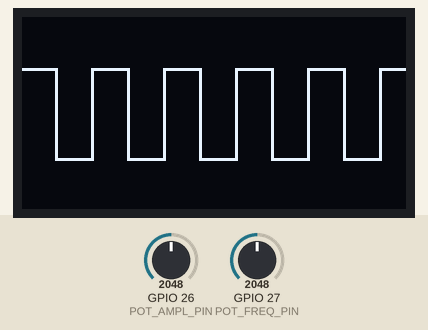
The sketch below on a simulated ESP32. On the bench: 128×64 one-colour display. The test bench sets the inputs (shaded band); at power-on: GPIO 26 (POT_AMPL_PIN) = 2048, GPIO 27 (POT_FREQ_PIN) = 2048.

Above: at 1.2 s.
1.3 s: GPIO 26 (POT_AMPL_PIN) set to 2866
At 2.5 s:
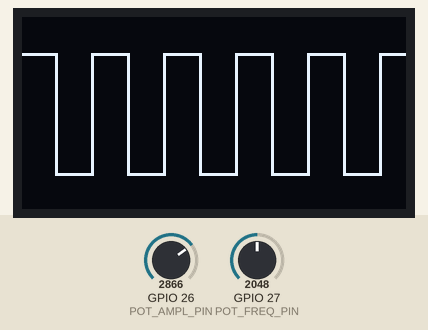
2.8 s: GPIO 27 (POT_FREQ_PIN) set to 2866
At 3.8 s:
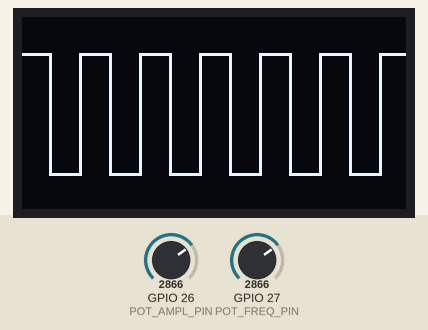
4.3 s: GPIO 26 (POT_AMPL_PIN) set to 3603
At 4.9 s:
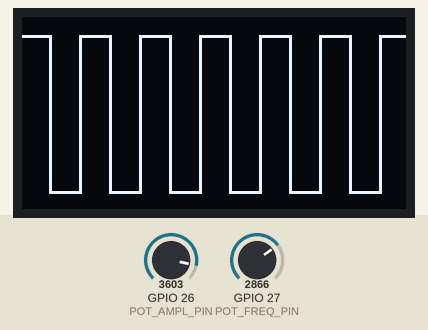
5.8 s: GPIO 27 (POT_FREQ_PIN) set to 3603
At 7.0 s:
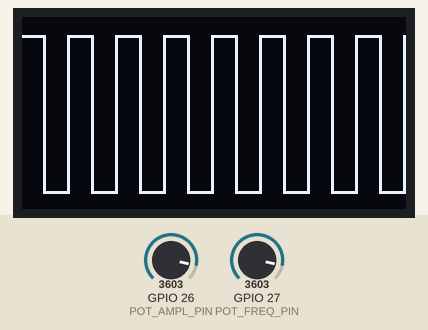
7.3 s: GPIO 26 (POT_AMPL_PIN) set to 4095
At 8.3 s:
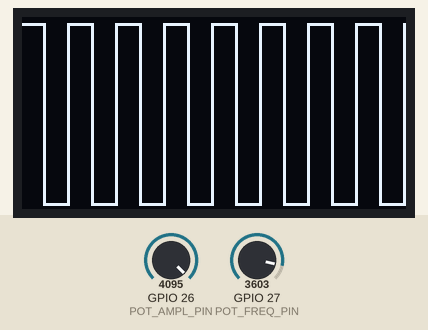
8.8 s: GPIO 27 (POT_FREQ_PIN) set to 4095
At 9.4 s:
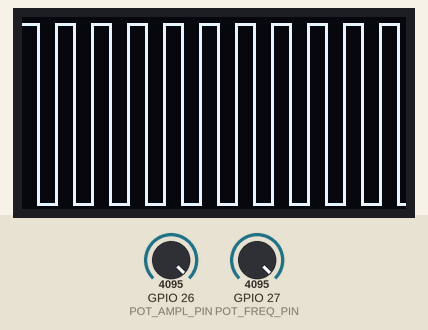
Timing chart, 0 to 11.3 s (numbered marks = the images above; inputs shaded):
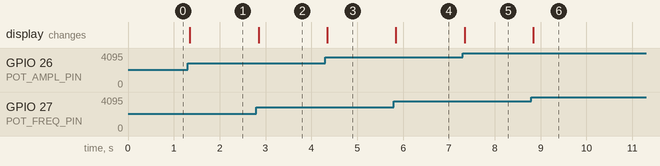

The sketch:

sketch.ino
```cpp
#include <Wire.h>
#include <Adafruit_GFX.h>
#include <Adafruit_SSD1306.h>

#define SCREEN_WIDTH 128
#define SCREEN_HEIGHT 64
Adafruit_SSD1306 display(SCREEN_WIDTH, SCREEN_HEIGHT, &Wire, -1);

const int POT_AMPL_PIN = 26;
const int POT_FREQ_PIN = 27;

int maxAmp = (SCREEN_HEIGHT / 2) - 2;        // leave 2 px margin
int rawA;
int rawF;

float amplitude;
float cycles;
int halfPeriod;

int highY;   // Y position of HIGH level
int lowY;   // Y position of LOW level


void setup() {
  Wire.begin(21, 22); // SDA, SCL

  if(!display.begin(SSD1306_SWITCHCAPVCC, 0x3C)) {
    while (true); // Stop if OLED not found
  }

  display.clearDisplay();
}

void loop() {
  rawA = analogRead(POT_AMPL_PIN);
  rawF = analogRead(POT_FREQ_PIN);

  amplitude = map(rawA, 0, 4095, 0, maxAmp);
  cycles = map(rawF, 0, 4095, 0, 10);
  if(cycles < 1) {
    cycles = 1; // minimum 1 cycle (div by zero error)
  }
  display.clearDisplay();

  int highY = SCREEN_HEIGHT/2 - amplitude;
  int lowY = SCREEN_HEIGHT/2 + amplitude;
  halfPeriod = SCREEN_WIDTH/cycles/2;  // width in pixels for one high or low

  int x = 0;
  while(x < SCREEN_WIDTH) {
    // High level
    //x0,yo x1,
    display.drawLine(x, highY, x + halfPeriod - 1, highY, SSD1306_WHITE);
    // Vertical drop to low
    display.drawLine(x + halfPeriod - 1, highY, x + halfPeriod - 1, lowY, SSD1306_WHITE);
    // Low level
    display.drawLine(x + halfPeriod - 1, lowY, x + 2*halfPeriod - 1, lowY, SSD1306_WHITE);
    // Vertical rise back to high
    display.drawLine(x + 2*halfPeriod - 1, lowY, x + 2*halfPeriod - 1, highY, SSD1306_WHITE);

    x += 2 * halfPeriod;
  }

  display.display();
}
```

Measured:
- after the input at 1.3 s, the display: changes after 0.05 s (image 1)
- after the input at 2.8 s, the display: changes after 0.05 s (image 2)
- after the input at 4.3 s, the display: changes after 0.05 s (image 3)
- after the input at 5.8 s, the display: changes at once (image 4)
- after the input at 7.3 s, the display: changes at once (image 5)
- after the input at 8.8 s, the display: changes at once (image 6)
